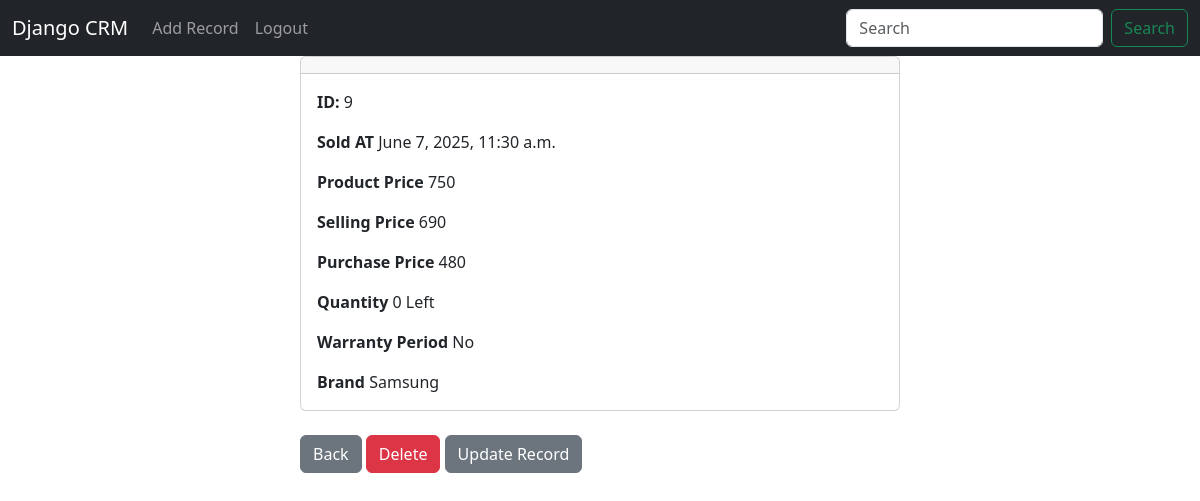
/customer_record/9 (signed in), run on the app's committed database.
### myapp/models.py (models this page shows, shortened)
class Record(models.Model):
    sold_At = models.DateTimeField(auto_now_add=True)
    product_name = models.CharField(max_length=100)
    product_Price = models.CharField(max_length=100, blank=True, null=True)
    selling_price = models.CharField(max_length=15, blank=True, null=True)
    perchase_price = models.CharField(max_length=255, blank=True, null=True)
    quantity  = models.CharField(max_length=255, blank=True, null=True)
    warranty_period = models.CharField(max_length=255, blank=True, null=True)
    brand  = models.CharField(max_length=20, blank=True, null=True)

### myapp/views.py (the view)
# urls.py: path('customer_record/<int:pk>', views.customer_record, name='record'),
def customer_record(request, pk):
    if request.user.is_authenticated:
        customer_record = Record.objects.get(id=pk)  # Fetch the record by id as primary key
        return render(request, 'record.html', {'customer_record':customer_record })  # Pass the record to the template
    else:
        messages.success(request, 'You must be logged in to view customer records.')
        return redirect('homepage')

### templates/record.html (shortened to what this page needs)
{% extends "base.html" %}
{% block content %}
<div class="col-md-6 offset-md-3">
    <div class="card">
  <div class="card-header">
  </div>
  <div class="card-body">
    <p class="card-text">
        <strong>ID: </strong> {{ customer_record.id }}<br/>
    </p>
    <p class="card-text">
        <strong>Sold AT </strong> {{ customer_record.sold_At }}<br/>
    </p>
    <p class="card-text">
        <strong>Product Price </strong> {{ customer_record.product_Price }}<br/>
    </p>
    <p class="card-text">
        <strong>Selling Price </strong> {{ customer_record.selling_price }}<br/>
    </p>
    <p class="card-text">
        <strong>Purchase Price </strong> {{ customer_record.perchase_price }}<br/>
    </p>
    <p class="card-text">
        <strong> Quantity </strong> {{ customer_record.quantity }}<br/>
    </p>
    <p class="card-text">
        <strong>Warranty Period </strong> {{ customer_record.warranty_period }}<br/>
    </p>
    <p class="card-text">
        <strong>Brand </strong> {{ customer_record.brand }}<br/>
    </p>
  </div>
</div><br/>
<a href="{% url 'homepage' %}" class="btn btn-secondary">Back</a>
<a href="{% url 'delete_record' customer_record.id %}" class="btn btn-danger">Delete</a>
<a href="{% url 'update_record' customer_record.id %}" class="btn btn-secondary">Update Record</a>
</div>
{% endblock %}

### data on the page
Record: id "9", sold_At "June 7, 2025, 11:30 a.m.", product_Price "750", selling_price "690", perchase_price "480", quantity "0 Left", warranty_period "No", brand "Samsung"
